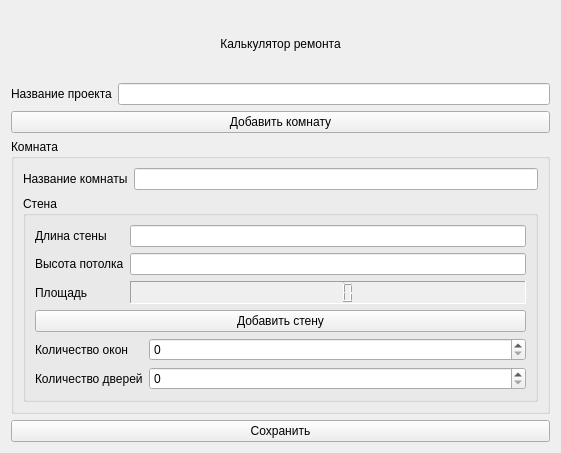
<?xml version="1.0" encoding="UTF-8"?>
<ui version="4.0">
 <class>EditForm</class>
 <widget class="QWidget" name="EditForm">
  <property name="geometry">
   <rect>
    <x>0</x>
    <y>0</y>
    <width>561</width>
    <height>453</height>
   </rect>
  </property>
  <property name="windowTitle">
   <string>Form</string>
  </property>
  <layout class="QVBoxLayout" name="verticalLayout_2">
   <item>
    <layout class="QVBoxLayout" name="verticalLayout">
     <item>
      <widget class="QLabel" name="label">
       <property name="text">
        <string>Калькулятор ремонта</string>
       </property>
       <property name="alignment">
        <set>Qt::AlignCenter</set>
       </property>
      </widget>
     </item>
     <item>
      <layout class="QHBoxLayout" name="horizontalLayout">
       <item>
        <widget class="QLabel" name="label_2">
         <property name="text">
          <string>Название проекта</string>
         </property>
        </widget>
       </item>
       <item>
        <widget class="QLineEdit" name="lineEdit"/>
       </item>
      </layout>
     </item>
     <item>
      <widget class="QPushButton" name="pushButton">
       <property name="text">
        <string>Добавить комнату</string>
       </property>
      </widget>
     </item>
    </layout>
   </item>
   <item>
    <widget class="QGroupBox" name="groupBox_2">
     <property name="title">
      <string>Комната</string>
     </property>
     <layout class="QGridLayout" name="gridLayout">
      <item row="0" column="0" colspan="2">
       <widget class="QLabel" name="label_3">
        <property name="text">
         <string>Название комнаты</string>
        </property>
       </widget>
      </item>
      <item row="0" column="2">
       <widget class="QLineEdit" name="lineEdit_2"/>
      </item>
      <item row="1" column="0" colspan="3">
       <widget class="QGroupBox" name="groupBox">
        <property name="title">
         <string>Стена</string>
        </property>
        <layout class="QFormLayout" name="formLayout">
         <item row="0" column="0">
          <widget class="QLabel" name="label_4">
           <property name="text">
            <string>Длина стены</string>
           </property>
          </widget>
         </item>
         <item row="0" column="1">
          <widget class="QLineEdit" name="lineEdit_3"/>
         </item>
         <item row="1" column="0">
          <widget class="QLabel" name="label_5">
           <property name="text">
            <string>Высота потолка</string>
           </property>
          </widget>
         </item>
         <item row="1" column="1">
          <widget class="QLineEdit" name="lineEdit_4"/>
         </item>
         <item row="2" column="0">
          <widget class="QLabel" name="label_6">
           <property name="text">
            <string>Площадь</string>
           </property>
          </widget>
         </item>
         <item row="2" column="1">
          <widget class="QLCDNumber" name="lcdNumber">
           <property name="autoFillBackground">
            <bool>true</bool>
           </property>
           <property name="styleSheet">
            <string notr="true">color: rgb(255, 255, 255);
font: 75 8pt &quot;Microsoft JhengHei UI&quot;;</string>
           </property>
           <property name="frameShape">
            <enum>QFrame::Panel</enum>
           </property>
           <property name="frameShadow">
            <enum>QFrame::Sunken</enum>
           </property>
           <property name="lineWidth">
            <number>1</number>
           </property>
           <property name="midLineWidth">
            <number>1</number>
           </property>
          </widget>
         </item>
         <item row="4" column="0" colspan="2">
          <layout class="QFormLayout" name="formLayout_2">
           <item row="0" column="0">
            <widget class="QLabel" name="label_7">
             <property name="text">
              <string>Количество окон</string>
             </property>
            </widget>
           </item>
           <item row="0" column="1">
            <widget class="QSpinBox" name="spinBox"/>
           </item>
           <item row="1" column="0">
            <widget class="QLabel" name="label_8">
             <property name="text">
              <string>Количество дверей</string>
             </property>
            </widget>
           </item>
           <item row="1" column="1">
            <widget class="QSpinBox" name="spinBox_2"/>
           </item>
          </layout>
         </item>
         <item row="3" column="0" colspan="2">
          <widget class="QPushButton" name="pushButton_2">
           <property name="text">
            <string>Добавить стену</string>
           </property>
          </widget>
         </item>
        </layout>
       </widget>
      </item>
     </layout>
     <zorder>groupBox</zorder>
     <zorder>label_3</zorder>
     <zorder>lineEdit_2</zorder>
    </widget>
   </item>
   <item>
    <widget class="QPushButton" name="pushButton_3">
     <property name="text">
      <string>Сохранить</string>
     </property>
    </widget>
   </item>
  </layout>
 </widget>
 <resources/>
 <connections/>
</ui>
